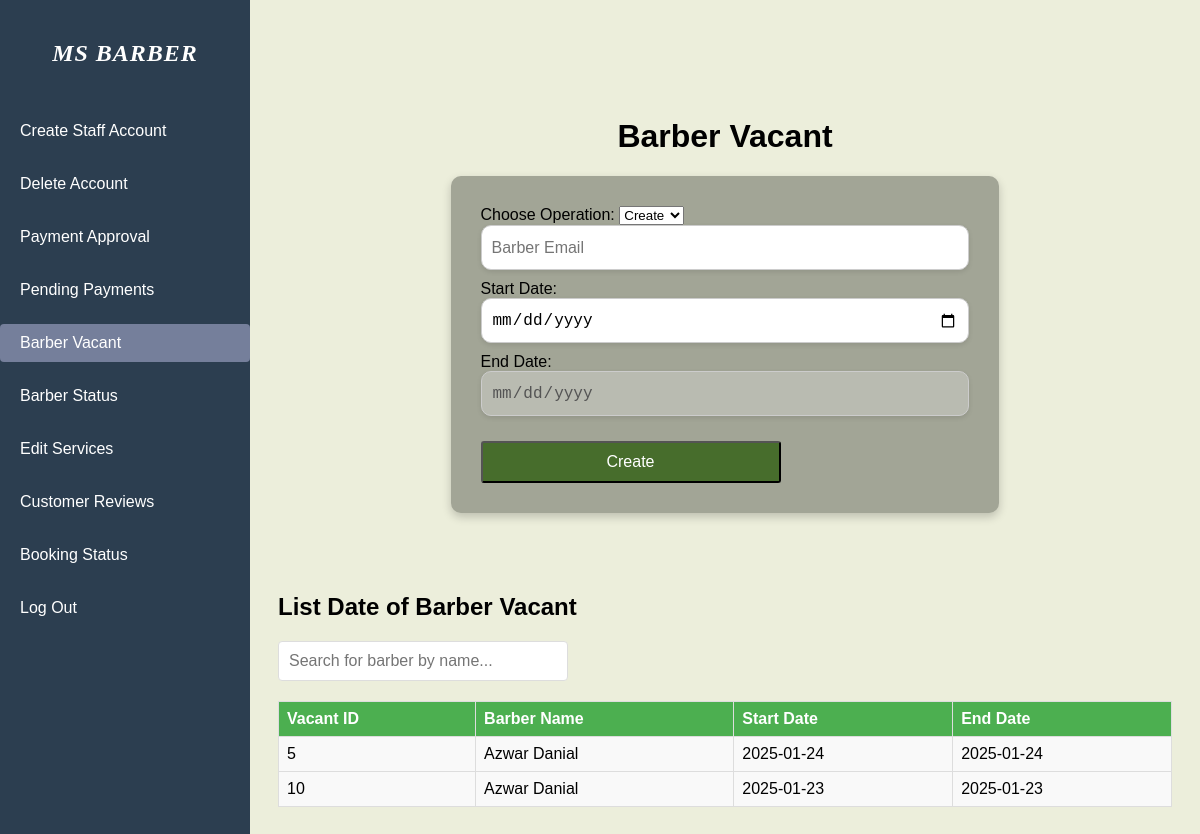
/admin-updateavailable.php, run on the app's committed database.
### tables this page shows
CREATE TABLE `barber_vacant` (
  `vacant_id` int(11) NOT NULL,
  `barber_id` int(11) DEFAULT NULL,
  `vacant_startdate` varchar(55) NOT NULL,
  `vacant_enddate` varchar(55) NOT NULL
);

CREATE TABLE `barber` (
  `barber_id` int(11) NOT NULL,
  `barber_email` varchar(50) NOT NULL,
  `barber_fname` varchar(50) NOT NULL,
  `barber_lname` varchar(50) NOT NULL,
  `barber_image` longblob NOT NULL,
  `barber_status` int(1) NOT NULL,
  `barber_password` varchar(255) NOT NULL,
  `barber_DOB` varchar(50) NOT NULL,
  `barber_phoneNumber` varchar(20) NOT NULL,
  `barber_exp` varchar(2) NOT NULL,
  `role` varchar(50) NOT NULL
);

### admin-updateavailable.php (the view, shortened to what this page needs)
<?php
    include('connect.php');
    $sql = "SELECT bv.vacant_id, b.barber_fname, b.barber_lname, bv.vacant_startdate, bv.vacant_enddate
            FROM barber_vacant bv
            JOIN barber b ON bv.barber_id = b.barber_id";
    $result = mysqli_query($conn, $sql);
    function getCurrentPage() {
        return basename($_SERVER['PHP_SELF']);
    }
    $currentPage = getCurrentPage();
?>
<!DOCTYPE html>
<html lang="en">
<head>
    <link rel="stylesheet" href="createbarber-admin.css">
</head>
<body>
    <header id="header">
        <div class="sidebar">
            <nav class="nav-bar">
                <a href="admin-homepage.php" class="logo"><span>MS Barber</span></a>
                <ul>
                    <li><a href="admin-createbarber.php" class="<?php echo ($currentPage == 'admin-createbarber.php') ? 'active' : ''; ?>">Create Staff Account</a></li>
                    <li><a href="admin-deleteaccount.php" class="<?php echo ($currentPage == 'admin-deleteaccount.php') ? 'active' : ''; ?>">Delete Account</a></li>
                    <li><a href="admin-payapproval.php" class="<?php echo ($currentPage == 'admin-payapproval.php') ? 'active' : ''; ?>">Payment Approval</a></li>
                    <li><a href="admin-pendingpayment.php" class="<?php echo ($currentPage == 'admin-pendingpayment.php') ? 'active' : ''; ?>">Pending Payments</a></li>
                    <li><a href="admin-updateavailable.php" class="<?php echo ($currentPage == 'admin-updateavailable.php') ? 'active' : ''; ?>">Barber Vacant</a></li>
                    <li><a href="admin-barberstatus.php" class="<?php echo ($currentPage == 'admin-barberstatus.php') ? 'active' : ''; ?>">Barber Status</a></li>
                    <li><a href="admin-editservice.php" class="<?php echo ($currentPage == 'admin-editservice.php') ? 'active' : ''; ?>">Edit Services</a></li>
                    <li><a href="admin-reviewcust.php" class="<?php echo ($currentPage == 'admin-reviewcust.php') ? 'active' : ''; ?>">Customer Reviews</a></li>
                    <li><a href="admin-reviewcust.php" class="<?php echo ($currentPage == 'admin-barbermonitor.php') ? 'active' : ''; ?>">Booking Status</a></li>
                    <li><a href="user-logout.php">Log Out</a></li>
                </ul>
            </nav>
        </div>
    </header>
    <main>
        <h1>Barber Vacant</h1>
        <div class="login-container">
            <div class="login-form">
                <form method="POST">
                    <label for="operation">Choose Operation:</label>
                    <select id="operation" name="operation" onchange="updateForm()" required>
                        <option value="create">Create</option>
                    </select>
                    <div id="availability-fields">
                        <input type="email" class="rounded-textbox" placeholder="Barber Email" name="ulEmail" >
                        <label>
                            Start Date:
                            <input type="date" class="rounded-textbox" name="start_date" id="start_date" min="<?php echo date('Y-m-d'); ?>" >
                        </label>
                        <label>
                            End Date:
                            <input type="date" class="rounded-textbox" name="end_date" id="end_date" min="<?php echo date('Y-m-d'); ?>">
                        </label>
                    </div>
                    <div>
                        <input type="submit" id="submit-button" class="rounded-button" value="Create" name="update-availability-btn">
                    </div>
                </form>
            </div>
        </div>
        <h2>List Date of Barber Vacant</h2>
        <div class="search-container">
            <input type="text" id="searchBarber" onkeyup="filterTable('barberTable', this.value)" placeholder="Search for barber by name...">
        </div>
        <table id="barberTable">
            <tr>
                <th>Vacant ID</th>
                <th>Barber Name</th>
                <th>Start Date</th>
                <th>End Date</th>
            </tr>
            <?php
                if ($result && mysqli_num_rows($result) > 0) {
                    while ($row = mysqli_fetch_assoc($result)) {
                        echo "<tr>
                                <td>" . htmlspecialchars($row['vacant_id']) . "</td>
                                <td>" . htmlspecialchars($row['barber_fname'] . ' ' . $row['barber_lname']) . "</td>
                                <td>" . htmlspecialchars($row['vacant_startdate']) . "</td>
                                <td>" . htmlspecialchars($row['vacant_enddate']) . "</td>
                              </tr>";
                    }
                } else {
                    echo "<tr><td colspan='4'>No availability found.</td></tr>";
                }
            ?>
        </table>
    </main>
</body>
</html>

### createbarber-admin.css (style rules this page uses)
body { background-color:#eceedb; font-family: Arial, Helvetica, sans-serif; }
header { position: -webkit-sticky; position: sticky; top: 0; transition: background-color 0.4s ease-in-out; }
.sidebar { width: 250px; background-color: #2c3e50; color: white; padding: 20px 0; position: fixed; height: 100vh; top: 0; left: 0; z-index: 1000; }
.sidebar .nav-bar ul li a:hover, .sidebar .nav-bar ul li a.active { color: #fff; background-color: #757f9b; border-radius: 4px; }
.nav-bar { padding: 0; display: flex; flex-direction: column; }
.nav-bar .logo { font-size: 24px; font-weight: bold; color: #fff; text-transform: uppercase; padding: 20px 20px 10px 20px; text-align: center; letter-spacing: 1px; margin-bottom: 20px; }
.nav-bar ul { list-style: none; padding: 0; margin: 0; }
.nav-bar ul li { margin: 15px 0; }
.nav-bar ul li a { color: #fff; text-decoration: none; font-size: 16px; font-weight: 500; padding: 10px 20px; display: block; border-radius: 5px; transition: background-color 0.3s, color 0.3s; }
main { margin-left: 250px; padding: 20px; flex-grow: 1; }
.logo { font-size: 30px; font-weight: bold; color: black; text-decoration: none; padding: 10px; transition: background-color 0.3s; cursor: pointer; font-family: 'Source Code Pro'; font-style: italic; }
.login-form { display: block; }
.rounded-textbox { flex: 1; padding: 10px; border-radius: 10px; font-size: 16px; height: 45px; box-shadow: 0 2px 5px rgba(0, 0, 0, 0.1); border: 1px solid #ccc; transition: border-color 0.3s; width: 100%; margin-bottom: 10px; box-sizing: border-box; }
.rounded-button { width: 300px; padding: 10px; background-color: #476d2c; color: white; border-radius: 3px; font-size: 16px; cursor: pointer; margin-top: 15px; }
h1 { text-align: center; margin-top: 90px; }
.login-container { display: flex; justify-content: center; align-items: center; margin: 0 auto; }
.login-form { background-color: #a2a596; padding: 30px; border-radius: 10px; box-shadow: 0 4px 10px rgba(0, 0, 0, 0.2); }
label { margin-top: auto; margin-bottom: auto; }
table { width: 100%; border-collapse: collapse; margin-top: 20px; }
table th, table td { border: 1px solid #ddd; padding: 8px; text-align: left; }
table th { background-color: #4CAF50; color: white; }
table tr { min-height: 45px; background-color: #f9f9f9; }
.search-container { margin: 20px 0; width: 30%; }
.search-container input { width: 100%; padding: 10px; font-size: 16px; border: 1px solid #ddd; border-radius: 4px; }
h2 { margin-top: 80px; }

### data on the page
barber_vacant: vacant_id "5", barber.barber_lname "Azwar Danial", vacant_startdate "2025-01-24", vacant_enddate "2025-01-24"
barber_vacant: vacant_id "10", barber.barber_lname "Azwar Danial", vacant_startdate "2025-01-23", vacant_enddate "2025-01-23"
